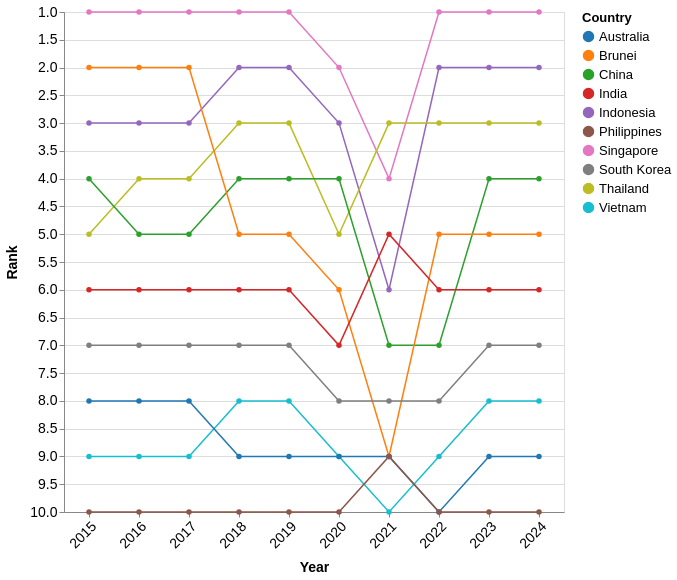

The specification (Vega-Lite) saved for this image:
### Vega-Lite specification from a JSON file in a GitHub repository (floating-point values rounded to 4 significant figures)
{"$schema": "https://vega.github.io/schema/vega-lite/v5.json", "width": 500, "height": 500, "data": {"values": [{"Country": "Singapore", "year": 2024, "Visitors": 4276007, "rank": 1}, {"Country": "Singapore", "year": 2023, "Visitors": 8308230, "rank": 1}, {"Country": "Singapore", "year": 2022, "Visitors": 5222991, "rank": 1}, {"Country": "Singapore", "year": 2021, "Visitors": 16308, "rank": 4}, {"Country": "Singapore", "year": 2020, "Visitors": 1545255, "rank": 2}, {"Country": "Singapore", "year": 2019, "Visitors": 10163882, "rank": 1}, {"Country": "Singapore", "year": 2018, "Visitors": 10615986, "rank": 1}, {"Country": "Singapore", "year": 2017, "Visitors": 12441713, "rank": 1}, {"Country": "Singapore", "year": 2016, "Visitors": 13272961, "rank": 1}, {"Country": "Singapore", "year": 2015, "Visitors": 12930754, "rank": 1}, {"Country": "Indonesia", "year": 2024, "Visitors": 1786630, "rank": 2}, {"Country": "Indonesia", "year": 2023, "Visitors": 3108165, "rank": 2}, {"Country": "Indonesia", "year": 2022, "Visitors": 1481739, "rank": 2}, {"Country": "Indonesia", "year": 2021, "Visitors": 11025, "rank": 6}, {"Country": "Indonesia", "year": 2020, "Visitors": 711723, "rank": 3}, {"Country": "Indonesia", "year": 2019, "Visitors": 3623277, "rank": 2}, {"Country": "Indonesia", "year": 2018, "Visitors": 3277689, "rank": 2}, {"Country": "Indonesia", "year": 2017, "Visitors": 2796570, "rank": 3}, {"Country": "Indonesia", "year": 2016, "Visitors": 3049964, "rank": 3}, {"Country": "Indonesia", "year": 2015, "Visitors": 2788033, "rank": 3}, {"Country": "Thailand", "year": 2024, "Visitors": 813783, "rank": 3}, {"Country": "Thailand", "year": 2023, "Visitors": 1551282, "rank": 3}, {"Country": "Thailand", "year": 2022, "Visitors": 715528, "rank": 3}, {"Country": "Thailand", "year": 2021, "Visitors": 59607, "rank": 3}, {"Country": "Thailand", "year": 2020, "Visitors": 394413, "rank": 5}, {"Country": "Thailand", "year": 2019, "Visitors": 1884306, "rank": 3}, {"Country": "Thailand", "year": 2018, "Visitors": 1914692, "rank": 3}, {"Country": "Thailand", "year": 2017, "Visitors": 1836522, "rank": 4}, {"Country": "Thailand", "year": 2016, "Visitors": 1780800, "rank": 4}, {"Country": "Thailand", "year": 2015, "Visitors": 1343569, "rank": 5}, {"Country": "China", "year": 2024, "Visitors": 1449711, "rank": 4}, {"Country": "China", "year": 2023, "Visitors": 1474114, "rank": 4}, {"Country": "China", "year": 2022, "Visitors": 211363, "rank": 7}, {"Country": "China", "year": 2021, "Visitors": 7701, "rank": 7}, {"Country": "China", "year": 2020, "Visitors": 405149, "rank": 4}, {"Country": "China", "year": 2019, "Visitors": 3114257, "rank": 4}, {"Country": "China", "year": 2018, "Visitors": 2944133, "rank": 4}, {"Country": "China", "year": 2017, "Visitors": 2281666, "rank": 5}, {"Country": "China", "year": 2016, "Visitors": 2124942, "rank": 5}, {"Country": "China", "year": 2015, "Visitors": 1677163, "rank": 4}, {"Country": "Brunei", "year": 2024, "Visitors": 565999, "rank": 5}, {"Country": "Brunei", "year": 2023, "Visitors": 811833, "rank": 5}, {"Country": "Brunei", "year": 2022, "Visitors": 301757, "rank": 5}, {"Country": "Brunei", "year": 2021, "Visitors": 773, "rank": 9}, {"Country": "Brunei", "year": 2020, "Visitors": 136020, "rank": 6}, {"Country": "Brunei", "year": 2019, "Visitors": 1216123, "rank": 5}, {"Country": "Brunei", "year": 2018, "Visitors": 1382031, "rank": 5}, {"Country": "Brunei", "year": 2017, "Visitors": 1660506, "rank": 2}, {"Country": "Brunei", "year": 2016, "Visitors": 1391016, "rank": 2}, {"Country": "Brunei", "year": 2015, "Visitors": 1133555, "rank": 2}, {"Country": "India", "year": 2024, "Visitors": 537493, "rank": 6}, {"Country": "India", "year": 2023, "Visitors": 671846, "rank": 6}, {"Country": "India", "year": 2022, "Visitors": 324548, "rank": 6}, {"Country": "India", "year": 2021, "Visitors": 3916, "rank": 5}, {"Country": "India", "year": 2020, "Visitors": 155883, "rank": 7}, {"Country": "India", "year": 2019, "Visitors": 735309, "rank": 6}, {"Country": "India", "year": 2018, "Visitors": 600311, "rank": 6}, {"Country": "India", "year": 2017, "Visitors": 552739, "rank": 6}, {"Country": "India", "year": 2016, "Visitors": 638578, "rank": 6}, {"Country": "India", "year": 2015, "Visitors": 722141, "rank": 6}, {"Country": "South Korea", "year": 2024, "Visitors": 232711, "rank": 7}, {"Country": "South Korea", "year": 2023, "Visitors": 400853, "rank": 7}, {"Country": "South Korea", "year": 2022, "Visitors": 146384, "rank": 8}, {"Country": "South Korea", "year": 2021, "Visitors": 3028, "rank": 8}, {"Country": "South Korea", "year": 2020, "Visitors": 119750, "rank": 8}, {"Country": "South Korea", "year": 2019, "Visitors": 673065, "rank": 7}, {"Country": "South Korea", "year": 2018, "Visitors": 616783, "rank": 7}, {"Country": "South Korea", "year": 2017, "Visitors": 484528, "rank": 7}, {"Country": "South Korea", "year": 2016, "Visitors": 444439, "rank": 7}, {"Country": "South Korea", "year": 2015, "Visitors": 421161, "rank": 7}, {"Country": "Vietnam", "year": 2024, "Visitors": 137344, "rank": 8}, {"Country": "Vietnam", "year": 2023, "Visitors": 286083, "rank": 8}, {"Country": "Vietnam", "year": 2022, "Visitors": 123931, "rank": 9}, {"Country": "Vietnam", "year": 2021, "Visitors": 14136, "rank": 10}, {"Country": "Vietnam", "year": 2020, "Visitors": 71622, "rank": 9}, {"Country": "Vietnam", "year": 2019, "Visitors": 892716, "rank": 8}, {"Country": "Vietnam", "year": 2018, "Visitors": 786327, "rank": 8}, {"Country": "Vietnam", "year": 2017, "Visitors": 638135, "rank": 9}, {"Country": "Vietnam", "year": 2016, "Visitors": 703737, "rank": 9}, {"Country": "Vietnam", "year": 2015, "Visitors": 646891, "rank": 9}, {"Country": "Australia", "year": 2024, "Visitors": 159318, "rank": 9}, {"Country": "Australia", "year": 2023, "Visitors": 276477, "rank": 9}, {"Country": "Australia", "year": 2022, "Visitors": 118598, "rank": 10}, {"Country": "Australia", "year": 2021, "Visitors": 33451, "rank": 9}, {"Country": "Australia", "year": 2020, "Visitors": 195146, "rank": 9}, {"Country": "Australia", "year": 2019, "Visitors": 1282782, "rank": 9}, {"Country": "Australia", "year": 2018, "Visitors": 1034871, "rank": 9}, {"Country": "Australia", "year": 2017, "Visitors": 899202, "rank": 8}, {"Country": "Australia", "year": 2016, "Visitors": 737115, "rank": 8}, {"Country": "Australia", "year": 2015, "Visitors": 714047, "rank": 8}, {"Country": "Philippines", "year": 2024, "Visitors": 60100, "rank": 10}, {"Country": "Philippines", "year": 2023, "Visitors": 137781, "rank": 10}, {"Country": "Philippines", "year": 2022, "Visitors": 86462, "rank": 10}, {"Country": "Philippines", "year": 2021, "Visitors": 10229, "rank": 9}, {"Country": "Philippines", "year": 2020, "Visitors": 53889, "rank": 10}, {"Country": "Philippines", "year": 2019, "Visitors": 1114257, "rank": 10}, {"Country": "Philippines", "year": 2018, "Visitors": 1167375, "rank": 10}, {"Country": "Philippines", "year": 2017, "Visitors": 1066461, "rank": 10}, {"Country": "Philippines", "year": 2016, "Visitors": 1029488, "rank": 10}, {"Country": "Philippines", "year": 2015, "Visitors": 957408, "rank": 10}]}, "mark": {"type": "line", "point": true, "strokeWidth": 1.5}, "encoding": {"x": {"field": "year", "type": "ordinal", "title": "Year", "axis": {"labelOverlap": "parity", "labelAngle": -45}}, "y": {"field": "rank", "type": "quantitative", "title": "Rank", "scale": {"domain": [10, 1], "nice": true}, "axis": {"reverse": true}}, "color": {"field": "Country", "type": "nominal", "scale": {"scheme": "category10"}}, "tooltip": [{"field": "Country", "type": "nominal", "title": "Country"}, {"field": "year", "type": "ordinal", "title": "Year"}, {"field": "rank", "type": "quantitative", "title": "Rank"}, {"field": "Visitors", "type": "quantitative", "title": "Visitors", "format": ","}]}, "config": {"axis": {"labelFontSize": 14, "titleFontSize": 14, "titlePadding": 10}, "legend": {"labelFontSize": 13, "titleFontSize": 13, "labelPadding": 10}, "tooltip": {"labelFontSize": 15, "titleFontSize": 15}}}
